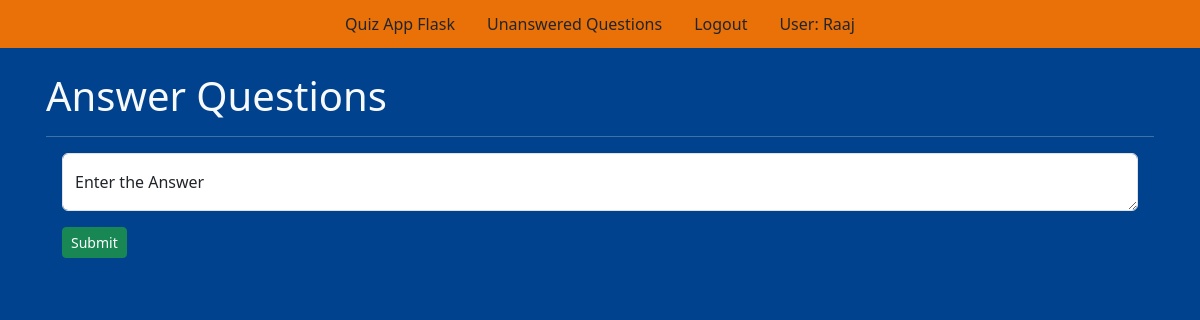
The page /answerquestion/4 (signed in) on the database as committed earlier.
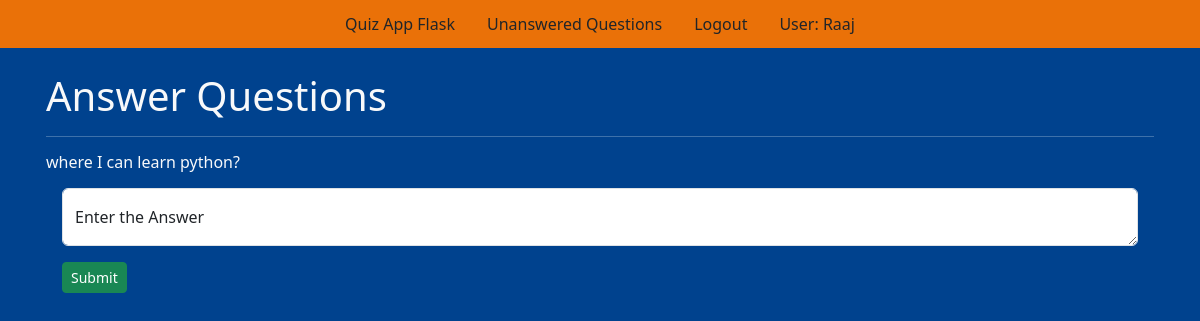
The same page on the database as committed later.
### tables this page shows
CREATE TABLE questions (id integer primary key autoincrement, question_text text null, answer_text text, asked_by_id integer not null, teacher_id integer not null);

### app.py (the view)
@app.route('/answerquestion/<question_id>', methods = ["POST", "GET"])
def answerquestion(question_id):
    user = get_current_user()
    db = getDatabase()
    if request.method == "POST":
        db.execute("update questions set answer_text = ? where id = ?", [request.form['answer'], question_id])
        db.commit()
        return redirect('unansweredquestions')
    question_cursor = db.execute("select id, question_text from questions where id = ?", [question_id])
    question = question_cursor.fetchone()
    return render_template("answerquestion.html", user = user, question = question)

### app.py (called while the page is built)
@app.teardown_appcontext
def close_database(error):
    if hasattr(g, 'flaskapp_db'):
        g.flaskapp_db.close()

def get_current_user():
    user_result = None
    if 'user' in session:
        user = session['user']
        db = getDatabase()
        user_cursor = db.execute("select * from users where name = ?", [user])
        user_result = user_cursor.fetchone()
    return user_result

### database.py (called while the page is built)
def connect_to_database():
    sql = sqlite3.connect('C:/Users/ryto0/Desktop/flask-mat-main/flaskapp.db')
    sql.row_factory = sqlite3.Row
    return sql

def getDatabase():
    if not hasattr(g, "flaskapp_db"):
        g.flaskapp_db = connect_to_database()
    return g.flaskapp_db

### templates/answerquestion.html (shortened to what this page needs)
{% from "showlinks.html" import show_links %}
<!doctype html>
<html lang="cs">
<head>
    <link href="https://cdn.jsdelivr.net/npm/bootstrap@5.3.2/dist/css/bootstrap.min.css" rel="stylesheet">
    <link rel="stylesheet" type="text/css" href="{{ url_for('static', filename = 'home.css') }}">
</head>
<body>
    <div class="parent">
        <div class="header mb-2">
            {{ show_links(user) }}
        </div>
        <div class="questions_answered container text-light p-3">
            <h1>Answer Questions</h1>
            <hr class="text-light" />
            <div>
                <h6>{{ question['question_text'] }}</h6>
                <form action="{{ url_for('answerquestion', question_id = question['id']) }}" class="m-3" method="POST">
                    <div class="form-floating mb-3">
                        <textarea class="form-control text-dark" placeholder="Enter your Answer" id="floatingTextarea" name="answer_text"></textarea>
                        <label for="floatingTextarea" class="text-dark">Enter the Answer</label>
                    </div>
                    <button type="submit" class="btn btn-sm btn-success">Submit</button>
                </form>
            </div>
        </div>
    </div>
</body>
</html>

Rows that differ between the two databases and show on the page:
added questions: question_text "where I can learn python?"
